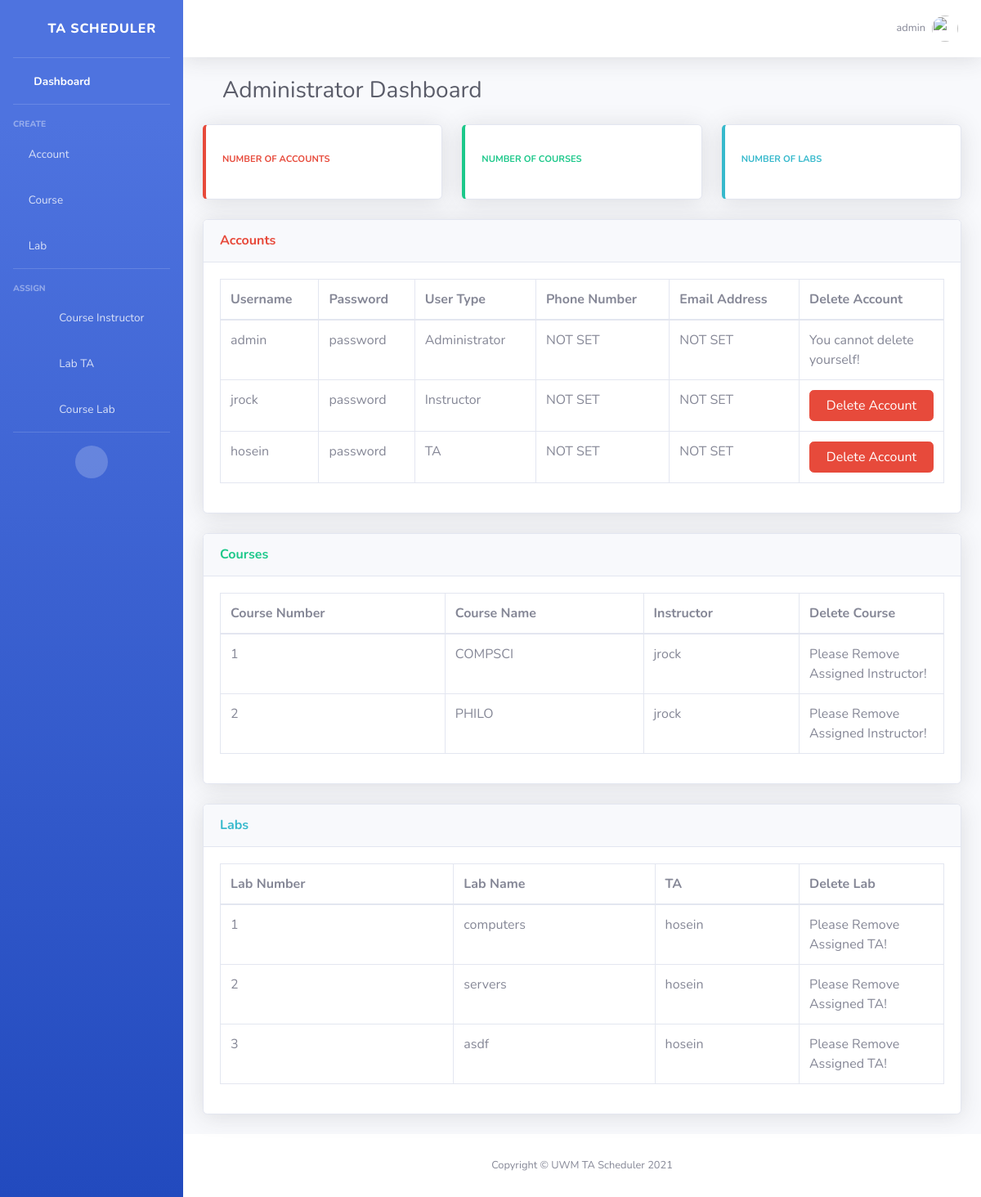
/home/ (signed in), run on the app's committed database.
### TA_Scheduler/models.py (models this page shows)
class myAccount(models.Model):
    userName = models.CharField(max_length=40)
    password = models.CharField(max_length=40)
    userType = models.CharField(max_length=40)

class myCourse(models.Model):
    courseName = models.CharField(max_length=20)
    courseNumber = models.IntegerField()
    instructorUserName = models.CharField(max_length=40)

class myLab(models.Model):
    labName = models.CharField(max_length=20)
    labNumber = models.IntegerField()
    taUserName = models.CharField(max_length=40)

### TA_Scheduler/views.py (the view)
# urls.py: 2. Add a URL to urlpatterns:  path('', Home.as_view(), name='home')
class Home(View):
    def get(self,request):
        userName = request.session["userName"]
        if(verifyLogin.verifyLogin(userName, request) == False):
            return render(request, "logout.html", {})
        account_list = list(myAccount.objects.values_list("userName", "password", "userType"))
        course_list = list(myCourse.objects.values_list("courseNumber", "courseName", "instructorUserName"))
        lab_list = list(myLab.objects.values_list("labNumber", "labName", "taUserName"))
        contact_list = list(myContact.objects.values_list("userName","phoneNumber", "emailAddress"))
        if(request.session["userType"] == "Administrator"):
            return render(request, "home.html", {"account_list":account_list, "course_list":course_list, "lab_list":lab_list, "userName":userName, "contact_list":contact_list, "errorMessage":""})
        elif(request.session["userType"] == "Instructor"):
            return render(request, "home-instructor.html", {"account_list":account_list, "course_list":course_list, "lab_list":lab_list, "userName":userName, "contact_list":contact_list, "errorMessage":""})

### TA_Scheduler/verifyLogin.py (called while the page is built)
    def verifyLogin(userName, request):
        userFound = list(myAccount.objects.filter(userName=userName))
        if(len(userFound) == 0):
            auth_logout(request)
            return False
        return True

### templates/home.html (shortened to what this page needs)
{% load static %}
<!DOCTYPE html>
<html lang="en">
<head>
    <link href="{% static '/vendor/fontawesome-free/css/all.min.css' %}" rel="stylesheet" type="text/css">
    <link href="{% static '/css/sb-admin-2.min.css' %}" rel="stylesheet">
    <link href="{% static '/vendor/datatables/dataTables.bootstrap4.min.css' %}" rel="stylesheet">
</head>
<body id="page-top">
<div id="wrapper">
    <ul class="navbar-nav bg-gradient-primary sidebar sidebar-dark accordion" id="accordionSidebar">
        <a class="sidebar-brand d-flex align-items-center justify-content-center" href="/home">
            <div class="sidebar-brand-icon rotate-n-15">
                <i class="far fa-calendar-alt"></i>
            </div>
            <div class="sidebar-brand-text mx-3">TA Scheduler</div>
        </a>
        <hr class="sidebar-divider my-0">
        <li class="nav-item active">
            <a class="nav-link" href="/home">
                <i class="fas fa-fw fa-tachometer-alt"></i>
                <span>Dashboard</span></a>
        </li>
        <hr class="sidebar-divider">
        <div class="sidebar-heading">
            Create
        </div>
        <li class="nav-item">
            <a class="nav-link" href="/create-account">
                <i class="fas fa-user-circle"></i>
                <span>Account</span></a>
        </li>
        <li class="nav-item">
            <a class="nav-link" href="/create-course">
                <i class="fas fa-book-open"></i>
                <span>Course</span></a>
        </li>
        <li class="nav-item">
            <a class="nav-link" href="/create-lab">
                <i class="fas fa-flask"></i>
                <span>Lab</span></a>
        </li>
        <hr class="sidebar-divider">
        <div class="sidebar-heading">
            Assign
        </div>
        <li class="nav-item">
            <a class="nav-link" href="/assign-course-instructor/">
                <i class="fas fa-user-circle"></i> <i class="fas fa-arrow-right"></i> <i class="fas fa-book-open"></i>
                <span>Course Instructor</span></a>
        </li>
        <li class="nav-item">
            <a class="nav-link" href="/assign-lab-ta/">
                <i class="fas fa-user-circle"></i> <i class="fas fa-arrow-right"></i> <i class="fas fa-flask"></i>
                <span>Lab TA</span></a>
        </li>
        <li class="nav-item">
            <a class="nav-link" href="/assign-course-lab/">
                <i class="fas fa-flask"></i> <i class="fas fa-arrow-right"></i> <i class="fas fa-book-open"></i>
                <span>Course Lab</span></a>
        </li>
        <hr class="sidebar-divider d-none d-md-block">
        <div class="text-center d-none d-md-inline">
            <button class="rounded-circle border-0" id="sidebarToggle"></button>
        </div>
    </ul>
    <div id="content-wrapper" class="d-flex flex-column">
        <div id="content">
            <nav class="navbar navbar-expand navbar-light bg-white topbar mb-4 static-top shadow">
                <ul class="navbar-nav ml-auto">
                    <li class="nav-item dropdown no-arrow">
                        <a class="nav-link dropdown-toggle" href="#" id="userDropdown" role="button"
                           data-toggle="dropdown" aria-haspopup="true" aria-expanded="false">
                            <span class="mr-2 d-none d-lg-inline text-gray-600 small">{{ userName }}</span>
                            <img class="img-profile rounded-circle"
                                 src="{% static 'img/undraw_profile.svg' %}">
                        </a>
                    </li>
                </ul>
            </nav>
            <div class="container-fluid">
                <div class="container-fluid">
                    <div class="d-sm-flex align-items-center justify-content-between mb-4">
                        <h1 class="h3 mb-0 text-gray-800">Administrator Dashboard</h1>
                    </div>
                </div>
                <div class="row">
                    <div class="col-xl-4 col-md-4 mb-4">
                        <div class="card border-left-danger shadow h-100 py-2">
                            <div class="card-body">
                                <div class="row no-gutters align-items-center">
                                    <div class="col mr-2">
                                        <div class="text-xs font-weight-bold text-danger text-uppercase mb-1">
                                            Number of Accounts
                                        </div>
                                    </div>
                                    <div class="col-auto">
                                        <i class="fas fa-user-circle fa-2x text-gray-300"></i>
                                    </div>
                                </div>
                            </div>
                        </div>
                    </div>
                    <div class="col-xl-4 col-md-4 mb-4">
                        <div class="card border-left-success shadow h-100 py-2">
                            <div class="card-body">
                                <div class="row no-gutters align-items-center">
                                    <div class="col mr-2">
                                        <div class="text-xs font-weight-bold text-success text-uppercase mb-1">
                                            Number of Courses
                                        </div>
                                    </div>
                                    <div class="col-auto">
                                        <i class="fas fa-book-open fa-2x text-gray-300"></i>
                                    </div>
                                </div>
                            </div>
                        </div>
                    </div>
                    <div class="col-xl-4 col-md-4 mb-4">
                        <div class="card border-left-info shadow h-100 py-2">
                            <div class="card-body">
                                <div class="row no-gutters align-items-center">
                                    <div class="col mr-2">
                                        <div class="text-xs font-weight-bold text-info text-uppercase mb-1">Number of
                                            Labs
                                        </div>
                                    </div>
                                    <div class="col-auto">
                                        <i class="fas fa-flask fa-2x text-gray-300"></i>
                                    </div>
                                </div>
                            </div>
                        </div>
                    </div>
                </div>
                <div class="card shadow mb-4">
                    <div class="card-header py-3">
                        <h6 class="m-0 font-weight-bold text-danger">Accounts</h6>
                    </div>
                    <div class="card-body">
                        <div class="table-responsive">
                            <table class="table table-bordered" id="accountData" width="100%" cellspacing="0">
                                <thead>
                                <tr>
                                    <th>Username</th>
                                    <th>Password</th>
                                    <th>User Type</th>
                                    <th>Phone Number</th>
                                    <th>Email Address</th>
                                    <th style="width: 20%;">Delete Account</th>
                                </tr>
                                </thead>
                                <tbody>
                                {% for i in account_list %}
                                    <tr>
                                        <td>{{ i.0 }}</td>
                                        <td>{{ i.1 }}</td>
                                        <td>{{ i.2 }}</td>
                                        {% for j in contact_list %}
                                            {% if i.0 == j.0 %}
                                                <td>{{ j.1 }}</td>
                                                <td>{{ j.2 }}</td>
                                            {% endif %}
                                        {% endfor %}
                                        <td>
                                            {% if i.0 != userName %}
                                                <form action="/delete-account/" method="post">{% csrf_token %}
                                                    <button type="submit"
                                                            class="btn btn-danger btn-user btn-block"
                                                            name="deleteAccount" value="{{ i.0 }}">Delete
                                                        Account
                                                    </button>
                                                           value="/home/"></form>
                                                {% else %}
                                                You cannot delete yourself!
                                            {% endif %}
                                        </td>
                                    </tr>
                                {% endfor %}
                                </tbody>
                            </table>
                        </div>
                    </div>
                </div>
                <div class="card shadow mb-4">
                    <div class="card-header py-3">
                        <h6 class="m-0 font-weight-bold text-success">Courses</h6>
                    </div>
                    <div class="card-body">
                        <div class="table-responsive">
                            <table class="table table-bordered" id="courseData" width="100%" cellspacing="0">
                                <thead>
                                <tr>
                                    <th>Course Number</th>
                                    <th>Course Name</th>
                                    <th>Instructor</th>
                                    <th style="width: 20%;">Delete Course</th>
                                </tr>
                                </thead>
                                <tbody>
                                {% for i in course_list %}
                                    <tr>
                                        <td>{{ i.0 }}</td>
                                        <td>{{ i.1 }}</td>
                                        <td>{{ i.2 }}</td>
                                        <td>
                                            {% if i.2 == "NOT SET" %}
                                                <form action="/delete-course/" method="post">{% csrf_token %}
                                                    <button type="submit" class="btn btn-success btn-user btn-block"
                                                            name="deleteCourse" value="{{ i.0 }}">Delete Course
                                                    </button>
                                                    <input type="hidden" name="returnUrl" value="/home/">
                                                </form>
                                            {% else %}
                                               Please Remove Assigned Instructor!
                                            {% endif %}
                                        </td>
                                    </tr>
                                {% endfor %}
                                </tbody>
                            </table>
                        </div>
                    </div>
                </div>
                <div class="card shadow mb-4">
                    <div class="card-header py-3">
                        <h6 class="m-0 font-weight-bold text-info">Labs</h6>
                    </div>
                    <div class="card-body">
                        <div class="table-responsive">
                            <table class="table table-bordered" id="labData" width="100%" cellspacing="0">
                                <thead>
                                <tr>
                                    <th>Lab Number</th>
                                    <th>Lab Name</th>
                                    <th>TA</th>
                                    <th style="width: 20%;">Delete Lab</th>
                                </tr>
                                </thead>
                                <tbody>
                                {% for i in lab_list %}
                                    <tr>
                                        <td>{{ i.0 }}</td>
                                        <td>{{ i.1 }}</td>
                                        <td>{{ i.2 }}</td>
                                        <td>
                                            {% if i.2 == "NOT SET" %}
                                                <form action="/delete-lab/" method="post">{% csrf_token %}
                                                    <button type="submit" class="btn btn-info btn-user btn-block"
                                                            name="deleteLab" value="{{ i.0 }}">Delete Lab
                                                    </button>
                                                    <input type="hidden" name="returnUrl" value="/home/">
                                                </form>
                                            {% else %}
                                               Please Remove Assigned TA!
                                            {% endif %}
                                        </td>
                                    </tr>
                                {% endfor %}
                                </tbody>
                            </table>
                        </div>
                    </div>
                </div>
            </div>
        </div>
        <footer class="sticky-footer bg-white">
            <div class="container my-auto">
                <div class="copyright text-center my-auto">
                    <span>Copyright &copy; UWM TA Scheduler 2021</span>
                </div>
            </div>
        </footer>
    </div>
</div>
</body>
</html>

### data on the page
myAccount: userName "admin", password "password", userType "Administrator", j "NOT SET", j "NOT SET", shows "You cannot delete yourself!"
myCourse: courseNumber "1", courseName "COMPSCI", instructorUserName "jrock"
myCourse: courseNumber "2", courseName "PHILO", instructorUserName "jrock"
myLab: i "1", labName "computers", taUserName "hosein"
myLab: i "2", labName "servers", taUserName "hosein"
myLab: labNumber "3", labName "asdf", taUserName "hosein"

### other printed values
{{ userName }} "admin"
{{ i.0 }} "jrock" "hosein"
{{ i.1 }} "password" "password"
{{ i.2 }} "Instructor" "TA"
{{ j.1 }} "NOT SET" "NOT SET"
{{ j.2 }} "NOT SET" "NOT SET"
